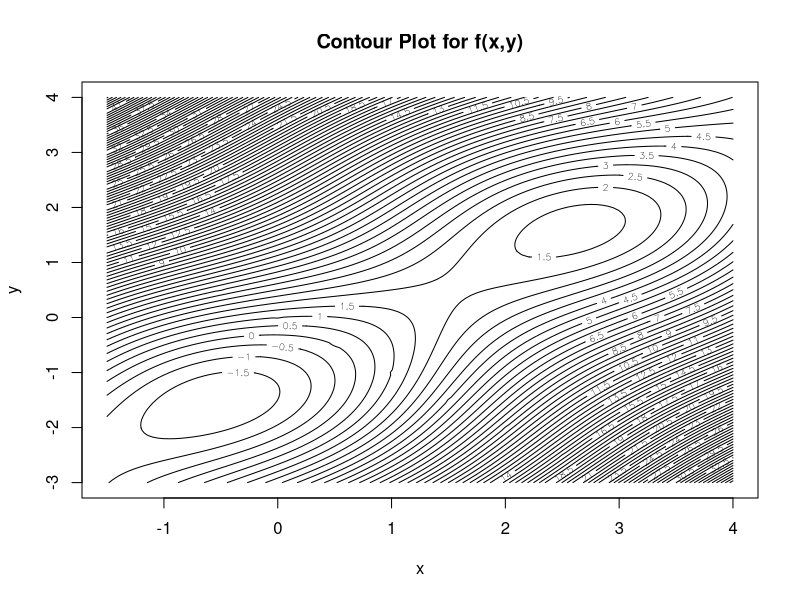
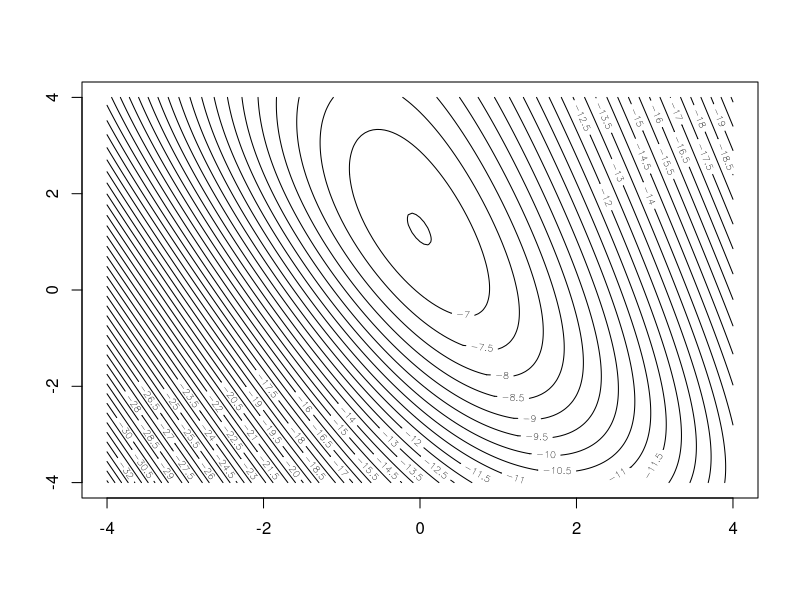
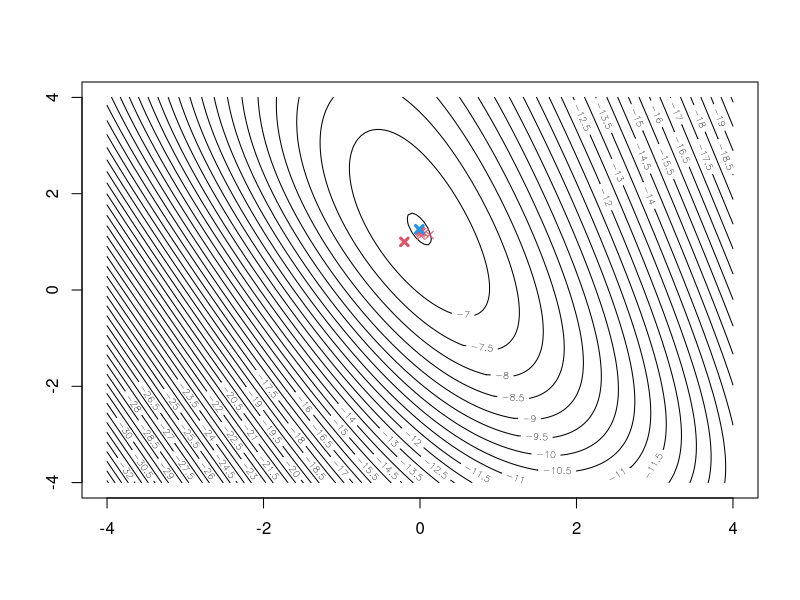
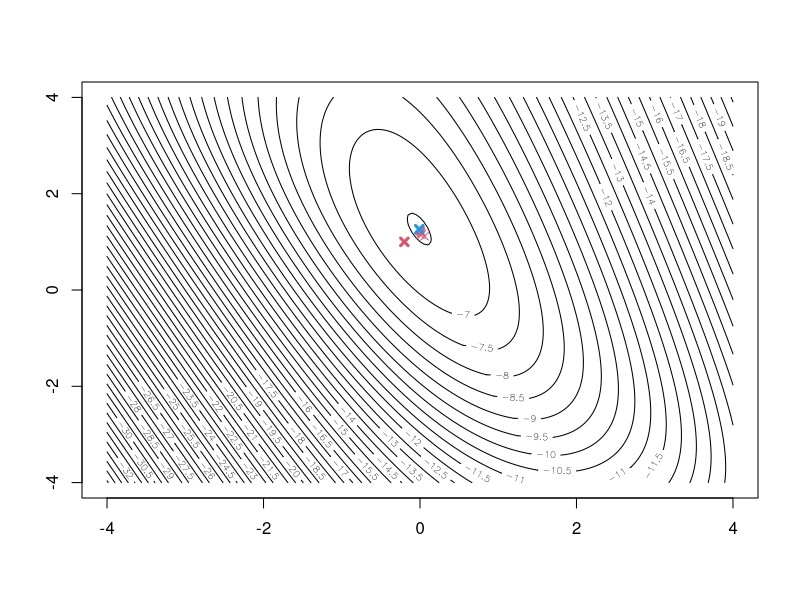

Source code (R) for these figures, in order:
## ---- chunk 1
f <- function(x, y) {
  return (sin(x+y) + (x-y)^2 - 1.5*x + 2.5*y + 1)
}
## ---- chunk 2
# using example code from lecture
x1grid <- -30:80/20
x2grid <- -60:80/20
dx1 <- length(x1grid)
dx2 <- length(x2grid)
dx <- dx1*dx2

fx <- matrix(rep(NA, dx), nrow=dx1)
for (i in 1:dx1)
  for (j in 1:dx2)
  {
    x <- x1grid[i]
    y <- x2grid[j]
    fx[i, j] <- f(x, y)
  }
mfx <- matrix(fx, nrow=dx1, ncol=dx2)


contour(x1grid, x2grid, mfx, nlevels=100, xlab="x", ylab="y", main="Contour Plot for f(x,y)")
## ---- chunk 3
# get gradient
deriv(expression(sin(x+y) + (x-y)^2 - 1.5*x + 2.5*y + 1), namevec = c("x", "y"))

grad_g <- function(x, y) {
  grad_x <- cos(x + y) + 2 * (x - y) - 1.5
  grad_y <- cos(x + y) - 2 * (x - y) + 2.5
  return(c(grad_x, grad_y))
}

hessian_g <- function(x, y) {
  h11 <- -sin(x+y) + 2
  h12 <- -sin(x+y)
  h21 <- -sin(x+y)
  h22 <- -sin(x+y) + 2
  return(matrix(c(h11, h12, h21, h22), nrow = 2, byrow = TRUE))
}
## ---- chunk 4
newton <- function(starting_point) {
  x0 <- starting_point[1]
  y0 <- starting_point[2]
  
  x_t <- c(x0, y0)
  
  it <- 0
  while(TRUE) {
    x_t1 <- x_t - solve(hessian_g(x_t[1],x_t[2])) %*% grad_g(x_t[1],x_t[2])
    
    # use absolute stopping criterion or a maximum number of iterations
    if (norm(x_t1 - x_t, type="2") < 0.005 | it >= 10000){
      break
    }
    
    x_t <- x_t1
    it <- it + 1
  }
  
  return(c(x_t, it))
}
## ---- chunk 5
newton(c(0,-1)) # finds minimum with convergence in 7 iterations
newton(c(2,-1)) # does not find an optimum within 1000 iterations, diverges
newton(c(3,2)) # finds minimum in 7 iterations, but only local
## ---- chunk 6
x <- c(0,0,0,0.1,0.1,0.3,0.3,0.9,0.9,0.9)
y <- c(0,0,1,0,1,1,1,0,1,1)

# The function g to be maximised, partial derivatives dg1, dg2, and gradient
g <- function(beta)
{
  beta0 <- beta[1]
  beta1 <- beta[2]
  
  p <- 1 / (1 + exp(-(beta0 + beta1 * x)))  # logistic regression
  
  log_likelihood <- sum(y * log(p) + (1 - y) * log(1 - p))
  
  return(log_likelihood)
}


gradient <- function(beta)
{
  beta0 <- beta[1]
  beta1 <- beta[2]
  
  p <- 1 / (1 + exp(-(beta0 + beta1 * x)))
  
  grad_beta0 <- sum(y - p)
  grad_beta1 <- sum((y - p) * x)
  
  return(c(grad_beta0, grad_beta1))
}
## ---- chunk 7
steepestasc <- function(x0, eps=1e-5, alpha0=1, factor=0.5)
{
  func_evals <- 0
  grad_evals <- 0
  xt   <- x0
  conv <- 999
  points(xt[1], xt[2], col=2, pch=4, lwd=3)
  while(conv>eps)
  {
    alpha <- alpha0
    xt1   <- xt
    xt    <- xt1 + alpha*gradient(xt1)
    grad_evals <- grad_evals + 1
    
    while (g(xt)<g(xt1))
    {
      func_evals <- func_evals + 2 # for the two evals in while condition
      
      # adjust alpha by given factor
      alpha <- alpha*factor
      
      xt    <- xt1 + alpha*gradient(xt1)
      grad_evals <- grad_evals + 1
    }
    func_evals <- func_evals + 2 # for the two evals in while condition that broke the loop
    
    points(xt[1], xt[2], col=2, pch=4, lwd=1)
    conv <- max(abs(xt - xt1))
  }
  points(xt[1], xt[2], col=4, pch=4, lwd=3)
  
  cat("Function evaluations:", func_evals, "\n")
  cat("Gradient evaluations:", grad_evals, "\n")
  
  xt
}
## ---- chunk 8
# Produce a contour plot; define first a grid where function is evaluated
x1grid <- seq(-4, 4, by=0.05)
x2grid <- seq(-4, 4, by=0.05)
dx1 <- length(x1grid)
dx2 <- length(x2grid)
dx  <- dx1*dx2
gx  <- matrix(rep(NA, dx), nrow=dx1)
for (i in 1:dx1)
  for (j in 1:dx2)
  {
    gx[i,j] <- g(c(x1grid[i], x2grid[j]))
  }
mgx <- matrix(gx, nrow=dx1, ncol=dx2)
contour(x1grid, x2grid, mgx, nlevels=50)  # Note: For other functions g, you might need to choose another nlevels-value to get a good impression of the function 

## ---- chunk 9
contour(x1grid, x2grid, mgx, nlevels=50)
steepestasc(c(-0.2, 1), factor=0.5)
contour(x1grid, x2grid, mgx, nlevels=50)
steepestasc(c(-0.2, 1), factor=0.4)
## ---- chunk 10
optim(c(-0.2, 1), g, gr=gradient, method="BFGS", control=list(fnscale=-1)) 

optim(c(-0.2, 1), g, method="Nelder-Mead",control=list(fnscale=-1))
## ---- chunk 11
model <- glm(y ~ x, family="binomial")
model$iter # the number of iterations of IWLS used.
model$coefficients
